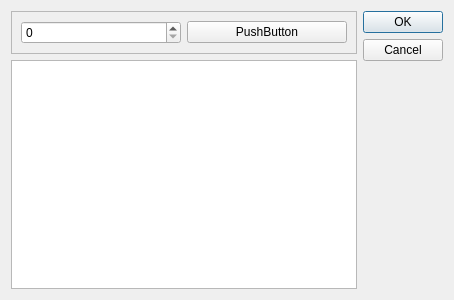
<?xml version="1.0" encoding="UTF-8"?>
<ui version="4.0">
 <class>Dialog</class>
 <widget class="QDialog" name="Dialog">
  <property name="geometry">
   <rect>
    <x>0</x>
    <y>0</y>
    <width>454</width>
    <height>300</height>
   </rect>
  </property>
  <property name="windowTitle">
   <string>Dialog</string>
  </property>
  <layout class="QHBoxLayout" name="horizontalLayout">
   <item>
    <layout class="QVBoxLayout" name="verticalLayout">
     <item>
      <widget class="QFrame" name="frame">
       <property name="frameShape">
        <enum>QFrame::StyledPanel</enum>
       </property>
       <property name="frameShadow">
        <enum>QFrame::Raised</enum>
       </property>
       <layout class="QHBoxLayout" name="horizontalLayout_3">
        <item>
         <widget class="QSpinBox" name="spinBox"/>
        </item>
        <item>
         <widget class="QPushButton" name="pushButton">
          <property name="text">
           <string>PushButton</string>
          </property>
         </widget>
        </item>
       </layout>
      </widget>
     </item>
     <item>
      <widget class="QTextBrowser" name="textBrowser"/>
     </item>
    </layout>
   </item>
   <item>
    <widget class="QDialogButtonBox" name="buttonBox">
     <property name="orientation">
      <enum>Qt::Vertical</enum>
     </property>
     <property name="standardButtons">
      <set>QDialogButtonBox::Cancel|QDialogButtonBox::Ok</set>
     </property>
    </widget>
   </item>
  </layout>
 </widget>
 <resources/>
 <connections>
  <connection>
   <sender>buttonBox</sender>
   <signal>accepted()</signal>
   <receiver>Dialog</receiver>
   <slot>accept()</slot>
   <hints>
    <hint type="sourcelabel">
     <x>370</x>
     <y>243</y>
    </hint>
    <hint type="destinationlabel">
     <x>157</x>
     <y>274</y>
    </hint>
   </hints>
  </connection>
  <connection>
   <sender>buttonBox</sender>
   <signal>rejected()</signal>
   <receiver>Dialog</receiver>
   <slot>reject()</slot>
   <hints>
    <hint type="sourcelabel">
     <x>396</x>
     <y>249</y>
    </hint>
    <hint type="destinationlabel">
     <x>286</x>
     <y>274</y>
    </hint>
   </hints>
  </connection>
  <connection>
   <sender>spinBox</sender>
   <signal>valueChanged(int)</signal>
   <receiver>pushButton</receiver>
   <slot>animateClick()</slot>
   <hints>
    <hint type="sourcelabel">
     <x>130</x>
     <y>32</y>
    </hint>
    <hint type="destinationlabel">
     <x>241</x>
     <y>38</y>
    </hint>
   </hints>
  </connection>
  <connection>
   <sender>spinBox</sender>
   <signal>valueChanged(int)</signal>
   <receiver>pushButton</receiver>
   <slot>toggle()</slot>
   <hints>
    <hint type="sourcelabel">
     <x>157</x>
     <y>22</y>
    </hint>
    <hint type="destinationlabel">
     <x>256</x>
     <y>34</y>
    </hint>
   </hints>
  </connection>
 </connections>
</ui>
